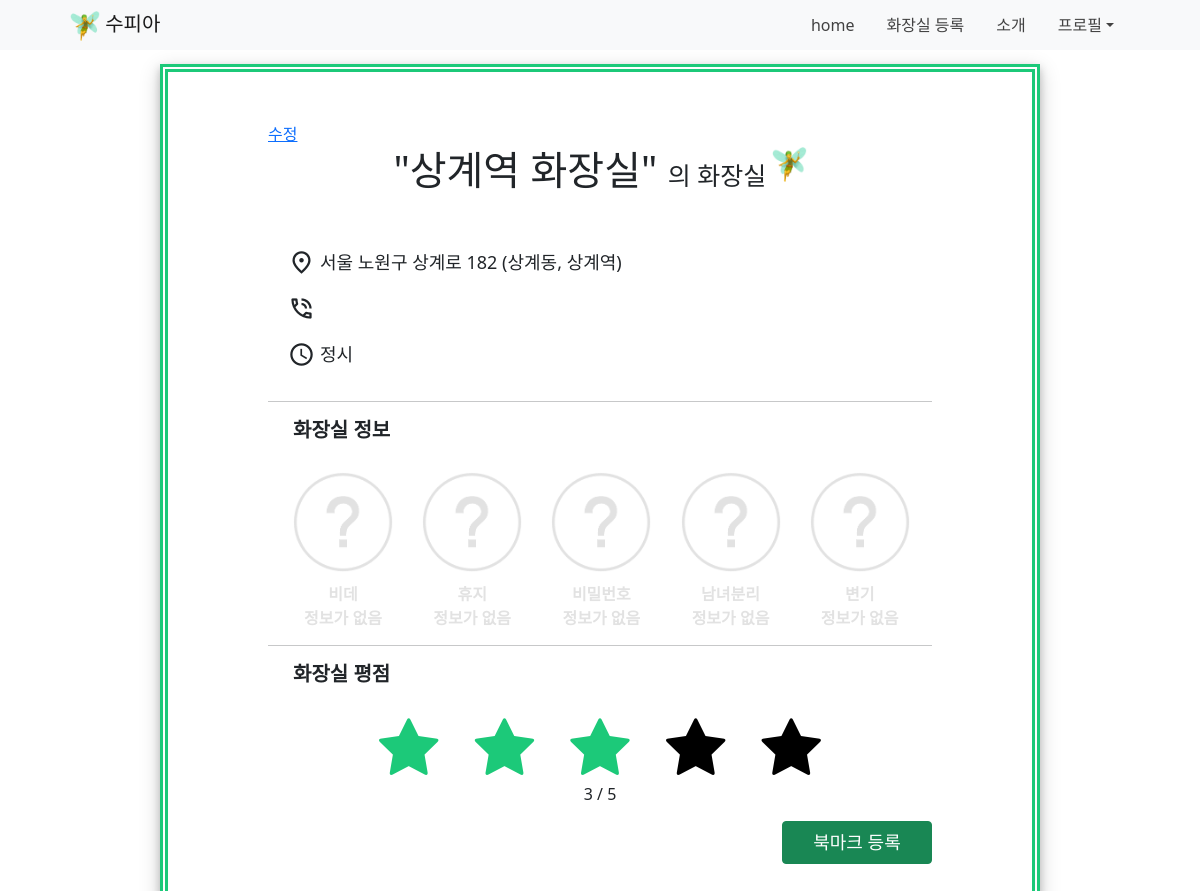
Page /1691/ (signed in) on the earlier database version.
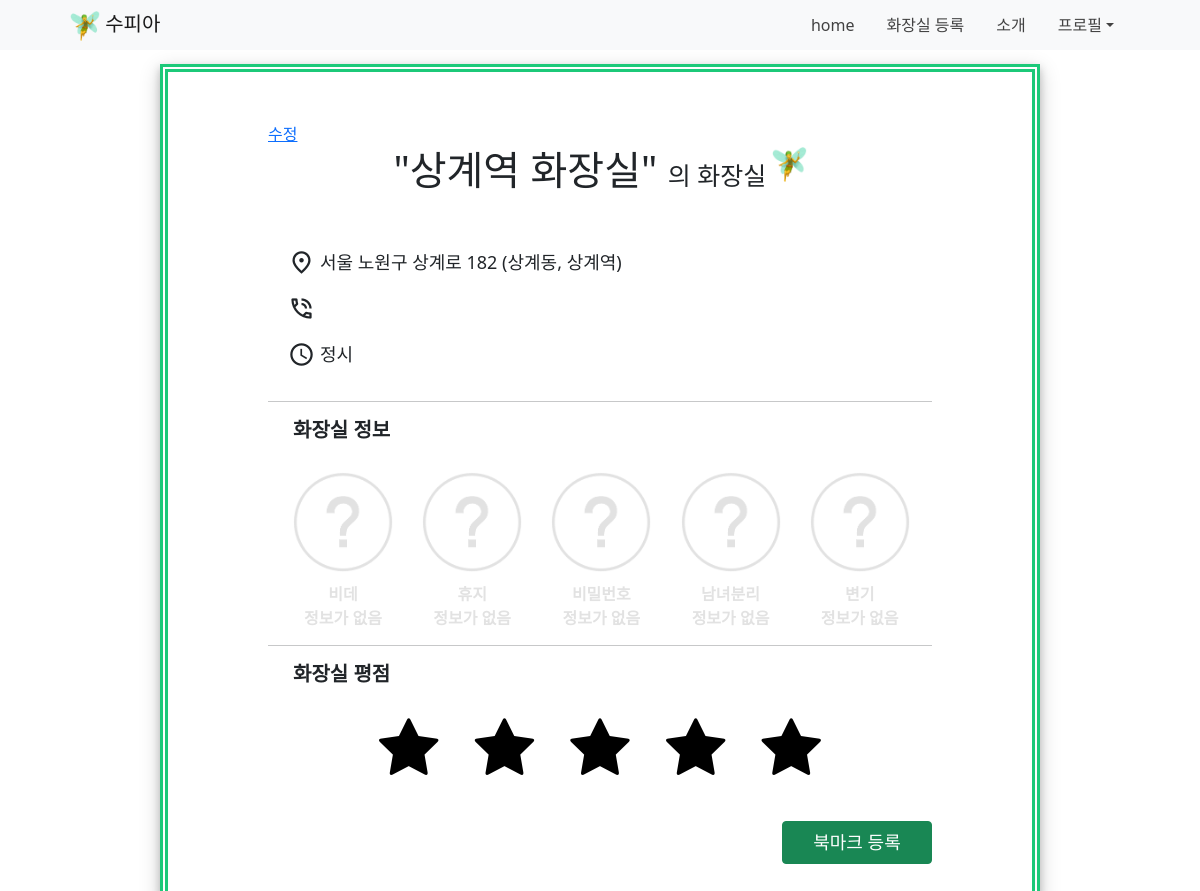
Same page on the later database version.
### toilet/models.py (models this page shows, shortened)
class Comment(models.Model):
    score=models.IntegerField(validators=[MinValueValidator(1), MaxValueValidator(5)])
    author = models.ForeignKey(User, on_delete=models.CASCADE)
    toilet = models.ForeignKey(ToiletInfo, on_delete=models.CASCADE)

### toilet/views.py (the view)
# urls.py: path('<int:id>/',views.info, name='info'),
def info(request, id):
    if request.method == "POST":
        registForm = CommentForm(request.POST)
        if registForm.is_valid():
            rating = registForm.save(commit=False)
            uid = request.user.id
            print(uid)
            tid = request.POST.get('tid')
            rating.score = request.POST.get('score')
            rating.author = get_object_or_404(User, pk=uid)
            rating.toilet = get_object_or_404(ToiletInfo, pk=tid)
            rating.save()
            print("<<<<<<<<<<<<<<<<<<<<<<<<<<<<<<<<<<<<<<<<")
            return JsonResponse({'success': 'true', 'score': rating.score}, safe=False)
        else:
            print(registForm.errors)
            print("<<<<<<<<<<<<<<<<<<<<<<<<<<<<<<<<<<<<<<<<")
            print(registForm.non_field_errors)
    else:
        toilet = get_object_or_404(ToiletInfo, pk=id)
        uid = request.user.id
        user = get_object_or_404(User, pk=uid)
        try:
            comment_exist = Comment.objects.get(author=user, toilet=toilet)
        except:
            comment_exist = None
        try:
            bookmark_exist = Bookmarks.objects.get(user=user, toilet=toilet)
        except:
            bookmark_exist = None
        context = {'toilet': toilet, 'comment_exist':comment_exist,'bookmark_exist': bookmark_exist}
        return render(request, 'toilet/info.html', context)

### templates/toilet/info.html (shortened to what the changed rows need)
{% extends '../base.html' %}
{% load static %}
{% block content %}
    <div class="info_container">
        <div class="sub">
            <h1>"{{ toilet.tname }}" <text style="font-size: 25px;">의 화장실</text>
                <img src="{% static 'img/fairy.png' %}">
            </h1><br>
        </div>
        {% if user.is_authenticated %}
        <div class="ratings">
            <div class="col text-center">
                {% if comment_exist %}
                <div class="rated-form">
                    <button type="submit" class="fa fa-star fa-4x" id="first"></button>
                    <button type="submit" class="fa fa-star fa-4x" id="second"></button>
                    <button type="submit" class="fa fa-star fa-4x" id="third"></button>
                    <button type="submit" class="fa fa-star fa-4x" id="fourth"></button>
                    <button type="submit" class="fa fa-star fa-4x" id="fifth"></button>
                </div>
                <div><span id="rated-score">{{comment_exist.score}}</span> / 5</div>
                {% else %}
                <form action="{% url 'toilet:info' toilet.id %}" method="POST" class="rate-form" id="{{toilet.id}}">
                    <button type="submit" class="fa fa-star fa-4x" id="first"></button>
                    <button type="submit" class="fa fa-star fa-4x" id="second"></button>
                    <button type="submit" class="fa fa-star fa-4x" id="third"></button>
                    <button type="submit" class="fa fa-star fa-4x" id="fourth"></button>
                    <button type="submit" class="fa fa-star fa-4x" id="fifth"></button>
                </form>
                <br>
                {% endif %}
            </div>
        </div>
        {% else %}
        <div class="not_auth">
            <h6>
                리뷰 작성을 위해 <a href="{% url 'users:join' %}">회원가입</a> 또는 <a href="{% url 'users:login' %}">로그인</a>을 진행해주세요.
            </h6>
        </div>
        {% endif %}
    </div>
{% endblock %}

Differences in the rows shown:
removed Comment: score "3"
Other differences:
text no longer shown: "/ 5"
